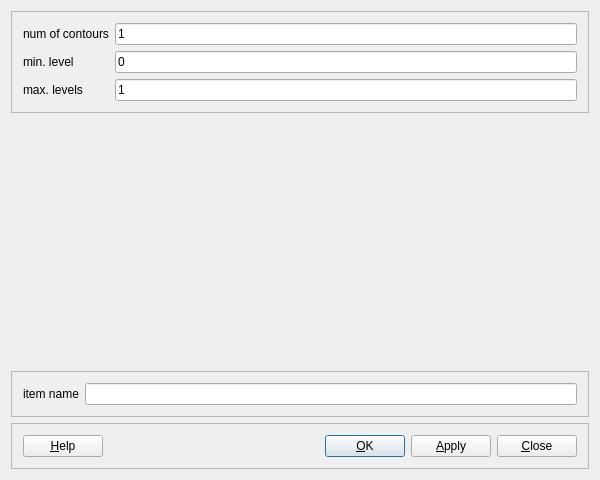
<?xml version="1.0" encoding="UTF-8"?>
<ui version="4.0">
 <class>ContourConfig</class>
 <widget class="QDialog" name="ContourConfig">
  <property name="geometry">
   <rect>
    <x>0</x>
    <y>0</y>
    <width>600</width>
    <height>480</height>
   </rect>
  </property>
  <property name="windowTitle">
   <string>configure contour filter</string>
  </property>
  <layout class="QVBoxLayout">
   <item>
    <widget class="Q3Frame" name="frame12">
     <property name="frameShape">
      <enum>QFrame::StyledPanel</enum>
     </property>
     <property name="frameShadow">
      <enum>QFrame::Raised</enum>
     </property>
     <layout class="QGridLayout">
      <item row="1" column="1">
       <widget class="QLineEdit" name="min_edit">
        <property name="text">
         <string>0</string>
        </property>
       </widget>
      </item>
      <item row="0" column="1">
       <widget class="QLineEdit" name="num_edit">
        <property name="text">
         <string>1</string>
        </property>
       </widget>
      </item>
      <item row="0" column="0">
       <widget class="QLabel" name="textLabel1_2">
        <property name="text">
         <string>num of contours</string>
        </property>
        <property name="wordWrap">
         <bool>false</bool>
        </property>
       </widget>
      </item>
      <item row="2" column="0">
       <widget class="QLabel" name="textLabel1_2_3">
        <property name="text">
         <string>max. levels</string>
        </property>
        <property name="wordWrap">
         <bool>false</bool>
        </property>
       </widget>
      </item>
      <item row="2" column="1">
       <widget class="QLineEdit" name="max_edit">
        <property name="text">
         <string>1</string>
        </property>
       </widget>
      </item>
      <item row="1" column="0">
       <widget class="QLabel" name="textLabel1_2_2">
        <property name="text">
         <string>min. level</string>
        </property>
        <property name="wordWrap">
         <bool>false</bool>
        </property>
       </widget>
      </item>
     </layout>
    </widget>
   </item>
   <item>
    <spacer name="spacer11">
     <property name="orientation">
      <enum>Qt::Vertical</enum>
     </property>
     <property name="sizeType">
      <enum>QSizePolicy::Expanding</enum>
     </property>
     <property name="sizeHint" stdset="0">
      <size>
       <width>20</width>
       <height>130</height>
      </size>
     </property>
    </spacer>
   </item>
   <item>
    <widget class="Q3Frame" name="frame24">
     <property name="frameShape">
      <enum>QFrame::StyledPanel</enum>
     </property>
     <property name="frameShadow">
      <enum>QFrame::Raised</enum>
     </property>
     <layout class="QHBoxLayout">
      <item>
       <widget class="QLabel" name="textLabel1">
        <property name="text">
         <string>item name</string>
        </property>
        <property name="wordWrap">
         <bool>false</bool>
        </property>
       </widget>
      </item>
      <item>
       <widget class="QLineEdit" name="name_edit"/>
      </item>
     </layout>
    </widget>
   </item>
   <item>
    <widget class="Q3Frame" name="frame16">
     <property name="frameShape">
      <enum>QFrame::StyledPanel</enum>
     </property>
     <property name="frameShadow">
      <enum>QFrame::Raised</enum>
     </property>
     <layout class="QHBoxLayout">
      <item>
       <widget class="QPushButton" name="help_pb">
        <property name="text">
         <string>&amp;Help</string>
        </property>
        <property name="shortcut">
         <string>F1</string>
        </property>
        <property name="autoDefault">
         <bool>true</bool>
        </property>
       </widget>
      </item>
      <item>
       <spacer name="Horizontal Spacing2">
        <property name="orientation">
         <enum>Qt::Horizontal</enum>
        </property>
        <property name="sizeType">
         <enum>QSizePolicy::Expanding</enum>
        </property>
        <property name="sizeHint" stdset="0">
         <size>
          <width>150</width>
          <height>20</height>
         </size>
        </property>
       </spacer>
      </item>
      <item>
       <widget class="QPushButton" name="buttonOk">
        <property name="text">
         <string>&amp;OK</string>
        </property>
        <property name="shortcut">
         <string/>
        </property>
        <property name="autoDefault">
         <bool>true</bool>
        </property>
        <property name="default">
         <bool>true</bool>
        </property>
       </widget>
      </item>
      <item>
       <widget class="QPushButton" name="apply_pb">
        <property name="text">
         <string>&amp;Apply</string>
        </property>
        <property name="shortcut">
         <string>Alt+A</string>
        </property>
       </widget>
      </item>
      <item>
       <widget class="QPushButton" name="buttonCancel">
        <property name="text">
         <string>&amp;Close</string>
        </property>
        <property name="shortcut">
         <string>Alt+C</string>
        </property>
        <property name="autoDefault">
         <bool>true</bool>
        </property>
       </widget>
      </item>
     </layout>
    </widget>
   </item>
  </layout>
 </widget>
 <layoutdefault spacing="6" margin="11"/>
 <pixmapfunction>qPixmapFromMimeSource</pixmapfunction>
 <customwidgets>
  <customwidget>
   <class>Q3Frame</class>
   <extends>QFrame</extends>
   <header>Qt3Support/Q3Frame</header>
   <container>1</container>
  </customwidget>
 </customwidgets>
 <resources/>
 <connections>
  <connection>
   <sender>buttonOk</sender>
   <signal>clicked()</signal>
   <receiver>ContourConfig</receiver>
   <slot>accept()</slot>
   <hints>
    <hint type="sourcelabel">
     <x>20</x>
     <y>20</y>
    </hint>
    <hint type="destinationlabel">
     <x>20</x>
     <y>20</y>
    </hint>
   </hints>
  </connection>
  <connection>
   <sender>buttonCancel</sender>
   <signal>clicked()</signal>
   <receiver>ContourConfig</receiver>
   <slot>reject()</slot>
   <hints>
    <hint type="sourcelabel">
     <x>20</x>
     <y>20</y>
    </hint>
    <hint type="destinationlabel">
     <x>20</x>
     <y>20</y>
    </hint>
   </hints>
  </connection>
 </connections>
</ui>
